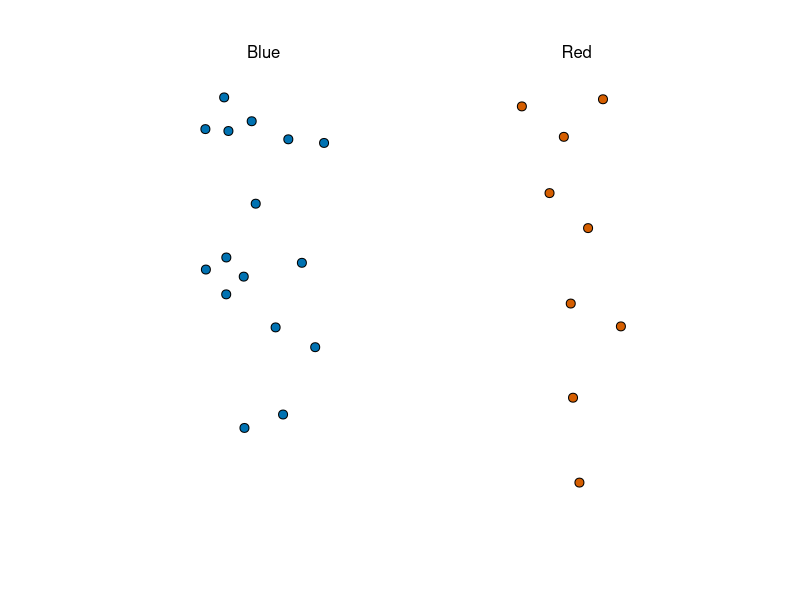
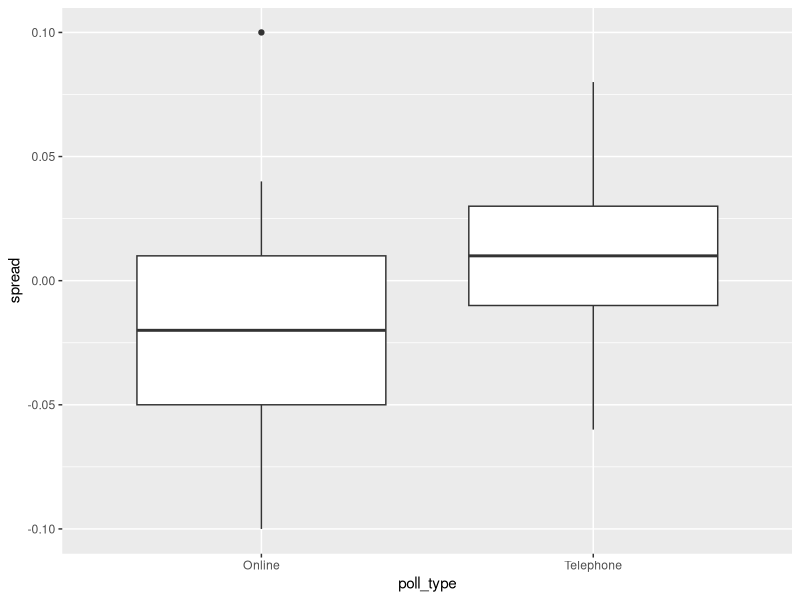
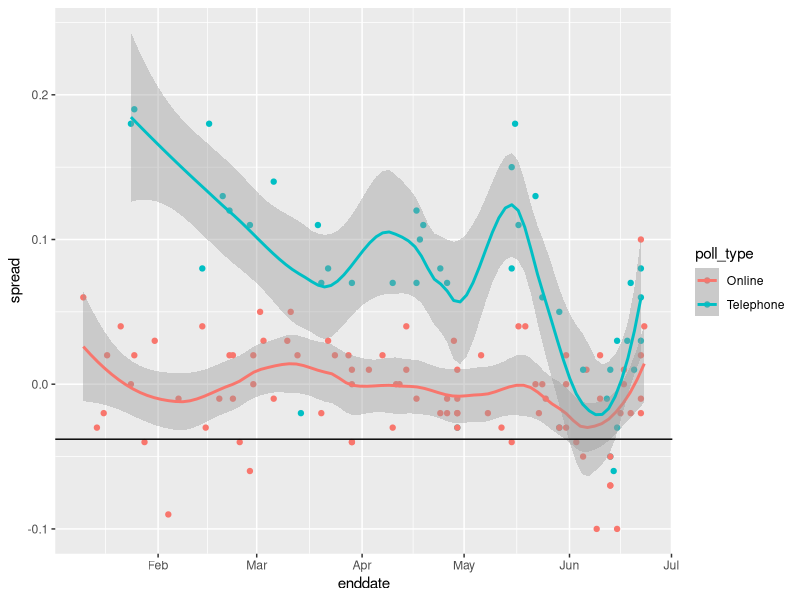
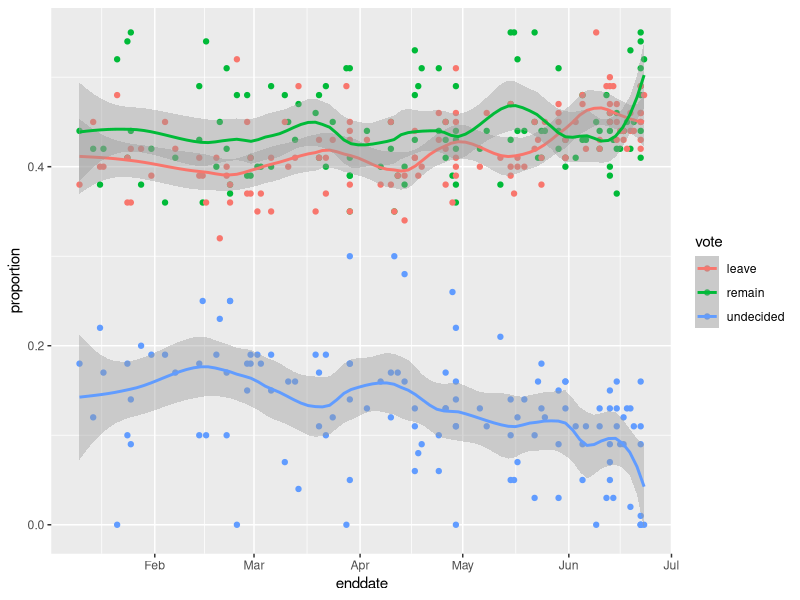

Source code (R) for these figures, in order:
## ---- chunk 1
knitr::opts_chunk$set(echo = TRUE)
## ---- chunk 2
if(!require(tidyverse)) install.packages("tidyverse")
if(!require(dslabs)) install.packages("dslabs")

library(tidyverse)
library(dslabs)
take_poll(25)    # draw 25 beads
## ---- chunk 3
# suggested libraries and options
library(tidyverse)
options(digits = 3)
# load brexit_polls object
library(dslabs)
data(brexit_polls)
## ---- chunk 4
p <- 0.481    # official proportion voting "Remain"
d <- 2*p-1    # official spread
## ---- chunk 5
# The final proportion of voters choosing "Remain" was p=0.481. Consider a poll with a sample of N=1500 voters.
N <- 1500
# What is the expected total number of voters in the sample choosing "Remain"?
nb_remain <- N*p
nb_remain
# What is the standard error of the total number of voters in the sample choosing "Remain"?
se_remain <- sqrt(N*p*(1-p))
se_remain
# What is the expected value of X_bar, the proportion of "Remain" voters?
X_bar <- p
X_bar
# What is the standard error of X_bar, the proportion of "Remain" voters?
se <- sqrt(p*(1-p)/N)
se
# What is the expected value of d, the spread between the proportion of "Remain" voters and "Leave" voters?
d <- 2*p-1
d
# What is the standard error of d, the spread between the proportion of "Remain" voters and "Leave" voters?
2 * se
## ---- chunk 6
head(brexit_polls)
brexit_polls <- brexit_polls %>%
        mutate(x_hat = (spread+1)/2)
# What is the average of the observed spreads (spread)?
mean(brexit_polls$spread)
 
# What is the standard deviation of the observed spreads?
sd(brexit_polls$spread)
# What is the average of x_hat, the estimates of the parameter p?
mean(brexit_polls$x_hat)
 
# What is the standard deviation of x_hat?
sd(brexit_polls$x_hat)
## ---- chunk 7
brexit_polls[1,]
# Use qnorm to compute the 95% confidence interval for X_hat.
# What is the lower bound of the 95% confidence interval?
brexit_polls[1,]$x_hat - qnorm(.975) * sqrt(brexit_polls[1,]$x_hat *(1-brexit_polls[1,]$x_hat)/brexit_polls[1,]$samplesize)
 
# What is the upper bound of the 95% confidence interval?
brexit_polls[1,]$x_hat + qnorm(.975) * sqrt(brexit_polls[1,]$x_hat *(1-brexit_polls[1,]$x_hat)/brexit_polls[1,]$samplesize)
 
# Does the 95% confidence interval predict a winner (does not cover p=0.5)? Does the 95% confidence interval cover the true value of p observed during the referendum?
# A: The interval predicts a winner but does not cover the true value of p
## ---- chunk 8
# suggested libraries and options
library(tidyverse)
options(digits = 3)
# load brexit_polls object and add x_hat column
library(dslabs)
data(brexit_polls)
brexit_polls <- brexit_polls %>%
    mutate(x_hat = (spread + 1)/2)
# final proportion voting "Remain"
p <- 0.481
## ---- chunk 9
d <- -0.038
june_polls <- brexit_polls %>%
  filter(enddate > "2016-06-01")
june_polls <- june_polls %>%
  mutate(se_x_hat = sqrt(x_hat*(1-x_hat)/samplesize),
           se_spread = 2 * se_x_hat,
           lower = spread - qnorm(.975) * se_spread,
           upper = spread + qnorm(.975) * se_spread,
           hit = (lower<=d & upper>=d))
head(june_polls)
# How many polls are in june_polls?
nrow(june_polls)
# What proportion of polls have a confidence interval that covers the value 0?
june_polls %>% summarize(mean(lower<=0 & upper>=0))
# What proportion of polls predict "Remain" (confidence interval entirely above 0)?
june_polls %>% summarize(mean(lower>0))
# What proportion of polls have a confidence interval covering the true value of d?
june_polls %>% summarize(mean(hit))
## ---- chunk 10
june_polls %>%
  group_by(pollster) %>%
  summarize(hit_rate=mean(hit), n()) %>%
  arrange(hit_rate)
## ---- chunk 11
june_polls %>% group_by(poll_type) %>%
  ggplot(aes(poll_type,spread)) +
  geom_boxplot()
## ---- chunk 12
combined_by_type <- june_polls %>%
        group_by(poll_type) %>%
        summarize(N = sum(samplesize),
                  spread = sum(spread*samplesize)/N,
                  p_hat = (spread + 1)/2)
res <- combined_by_type %>%
  mutate(
    se_spread = 2 * sqrt(p_hat * (1-p_hat) / N),
    ci_lower = spread - qnorm(.975) * se_spread,
    ci_upper = spread + qnorm(.975) * se_spread
    )
res
#What is the lower bound of the 95% confidence interval for online voters?
#What is the upper bound of the 95% confidence interval for online voters?
res %>%
  filter(poll_type == 'Online') %>%
  select(ci_lower, ci_upper)
## ---- chunk 13
# suggested libraries and options
library(tidyverse)
options(digits = 3)
# load brexit_polls object and add x_hat column
library(dslabs)
data(brexit_polls)
brexit_polls <- brexit_polls %>%
    mutate(x_hat = (spread + 1)/2)
# final proportion voting "Remain"
p <- 0.481
## ---- chunk 14
d <- -0.038
brexit_hit <- brexit_polls %>%
  mutate(p_hat = (spread + 1)/2,
         se_spread = 2*sqrt(p_hat*(1-p_hat)/samplesize),
         spread_lower = spread - qnorm(.975)*se_spread,
         spread_upper = spread + qnorm(.975)*se_spread,
         hit = spread_lower < d & spread_upper > d) %>%
  select(poll_type, hit)
## ---- chunk 15
head(brexit_hit)
res <- brexit_hit %>% 
  group_by(poll_type) %>%
  summarize(T=sum(hit), F=sum(!hit))
res
two_by_two <- tibble(hit=c(FALSE,TRUE), 
       'Online'=c(res[res$poll_type=='Online',]$F, 
                  res[res$poll_type=='Online',]$T),
       'Telephone'=c(res[res$poll_type!='Online',]$F, 
                  res[res$poll_type!='Online',]$T))
chisq_test <- two_by_two %>%
    select(-hit) %>%
  chisq.test()
chisq_test
# What is the p-value of the chi-squared test comparing the hit rate of online and telephone polls?
# A: 0.001
# Determine which poll type has a higher probability of producing a confidence interval that covers the correct value of the spread. Also determine whether this difference is statistically significant at a p-value cutoff of 0.05. Which of the following is true?
# A: Online polls are more likely to cover the correct value of the spread and this difference is statistically significant.
## ---- chunk 16
two_by_two
# Calculate the odds that an online poll generates a confidence interval that covers the actual value of the spread.
# Calculate the odds that a telephone poll generates a confidence interval that covers the actual value of the spread.
#Calculate the odds ratio to determine how many times larger the odds are for online polls to hit versus telephone polls.
odds_online <- two_by_two$Online[two_by_two$hit==TRUE] / two_by_two$Online[two_by_two$hit==FALSE]
odds_tel <- two_by_two$Telephone[two_by_two$hit==TRUE] / two_by_two$Telephone[two_by_two$hit==FALSE]
odds_online
odds_tel
odds_online / odds_tel
## ---- chunk 17
brexit_polls %>%
  ggplot(aes(enddate, spread, col=poll_type)) +
  geom_point() +
  geom_smooth(method = "loess", span=0.4) +
  geom_hline(aes(yintercept=-.038))
## ---- chunk 18
brexit_long <- brexit_polls %>%
    gather(vote, proportion, "remain":"undecided") %>%
    mutate(vote = factor(vote))
head(brexit_long)
# Make a graph of proportion over time colored by vote. Add a smooth trendline with geom_smooth and method = "loess" with a span of 0.3.
brexit_long %>%
  ggplot(aes(enddate, proportion, col=vote)) +
  geom_point() +
  geom_smooth(method = "loess", span=0.3)
